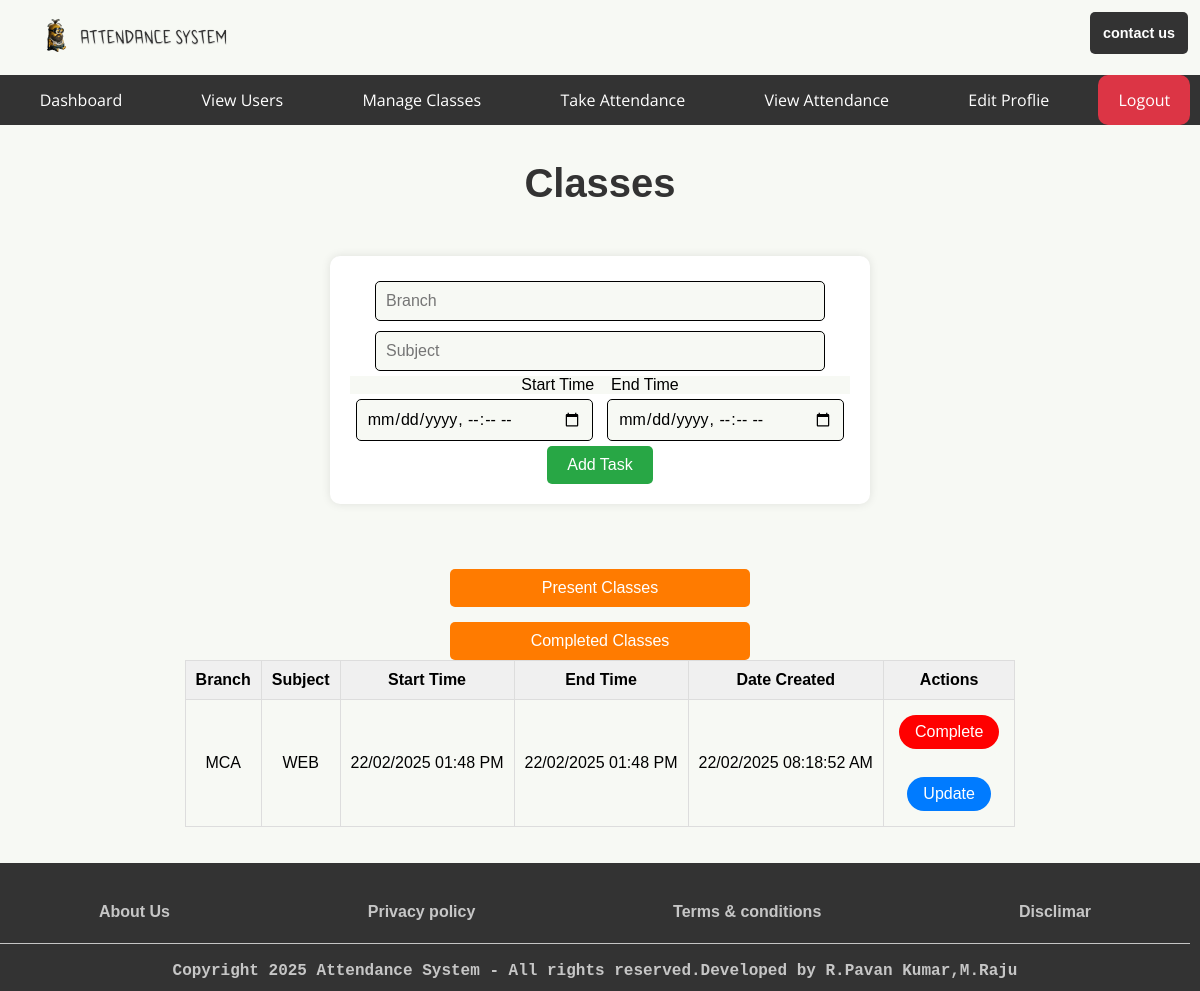
The app's page /teacher/manage_classes (signed in), older data.
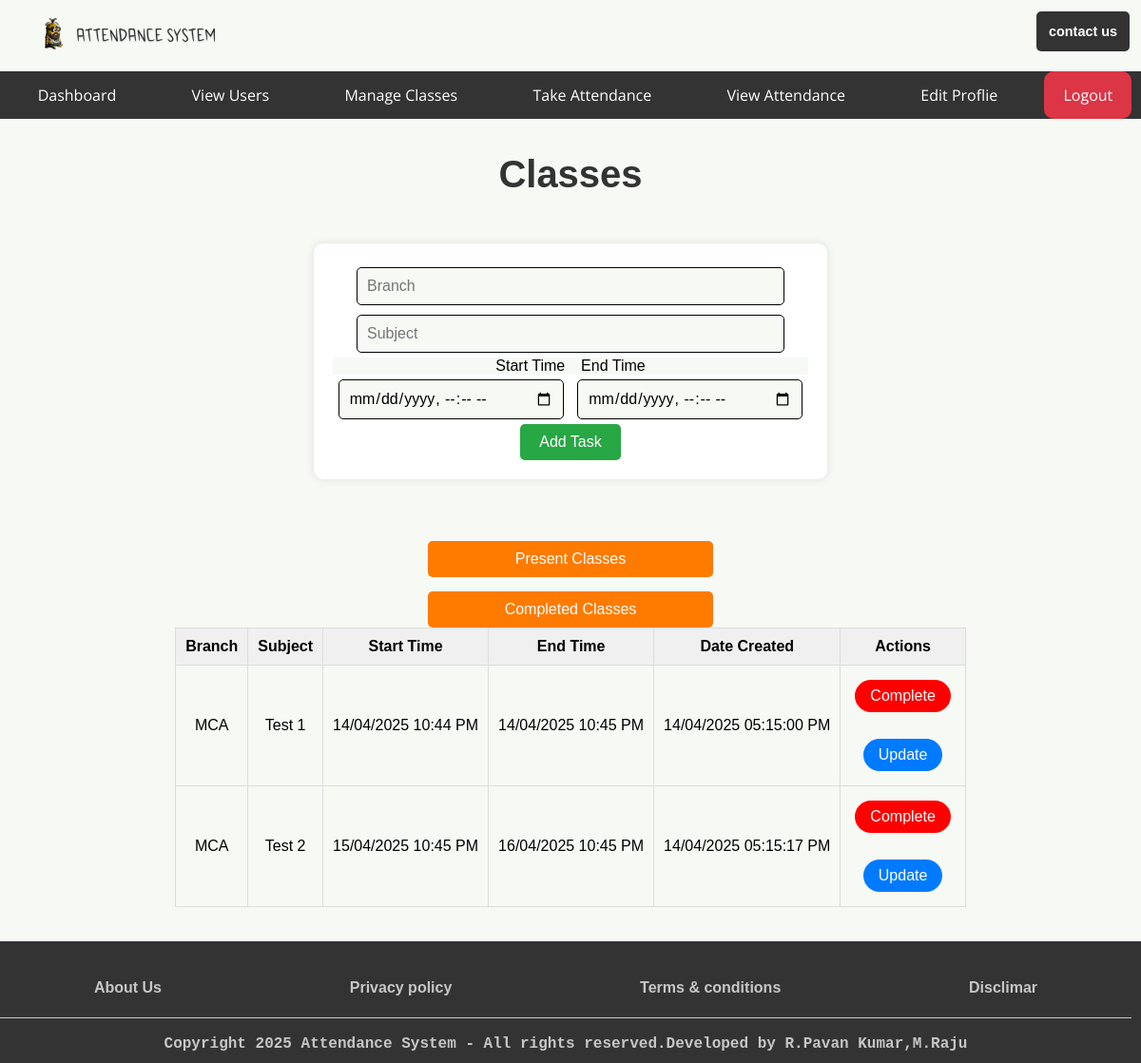
The same page, newer data.
### app.py (models this page shows, shortened)
class SubjectsClasses(db.Model):  # Renamed to SubjectsClasses
    id = db.Column(db.Integer, primary_key=True)
    Branch = db.Column(db.String(200), nullable=False)
    Subject = db.Column(db.String(200), nullable=False)
    Start_Time = db.Column(db.DateTime, nullable=False)
    End_Time = db.Column(db.DateTime, nullable=False)
    date_created = db.Column(db.DateTime, default=datetime.utcnow)
    completed = db.Column(db.Integer, default=0)

### app.py (the view, shortened to what this page needs)
@app.route('/<role>/manage_classes', methods=['GET', 'POST'])
@role_required(['admin', 'teacher'])  # Allow both admin and teacher roles
def manage_classes(role):
    subjects = SubjectsClasses.query.filter(
        SubjectsClasses.Start_Time.isnot(None),
        SubjectsClasses.End_Time.isnot(None)
    ).order_by(SubjectsClasses.date_created).all()
    return render_template(f'auth/dashboards/{role}/manage_classes.html', subjects=subjects, role=role)

### app.py (called while the page is built)
def role_required(roles):
    if not isinstance(roles, list):
        roles = [roles]  # Ensure roles is a list
    def decorator(func):
        @wraps(func)
        def wrapper(*args, **kwargs):
            if 'username' not in session:
                return redirect(url_for('login'))
            user = User.query.filter_by(username=session['username']).first()
            if user.role not in roles:  # Check if the user's role is in the allowed roles list
                return redirect(url_for('index'))  # Redirect to the home page if unauthorized
            return func(*args, **kwargs)
        return wrapper
    return decorator

### templates/auth/dashboards/teacher/manage_classes.html (shortened to what this page needs)
{% extends 'base/base_teacher.html' %}
{% block body %}
<main>
    <h1>Classes</h1>
    <div class="div-sec">
        <form id="form-sec" method="POST">
            <input type="text" name="branch" id="text-sec" placeholder="Branch" required />
            <input type="text" name="subject" id="text-sec" placeholder="Subject" required />
            <br />
            <p> Start Time &ensp; End Time </p>
            <input type="datetime-local" name="start_time" id="start_time" placeholder="Start Time" required />
            <input type="datetime-local" name="end_time" id="end_time" placeholder="End Time" required />
            <input type="submit" value="Add Task" id="add_btn" />
        </form>
    </div>
        <div class="tab">
            <button class="tablinks" onclick="openClasses(event, 'Present Classes')" id="defaultOpen">Present
                Classes</button>
            <button class="tablinks" onclick="openClasses(event, 'Completed Classes')">Completed Classes</button>
        </div>
        <div style="overflow-x: auto; max-width: 100%;">
            <div id="Present Classes" class="tabcontent">
                <table>
                    <tr>
                        <th>Branch</th>
                        <th>Subject</th>
                        <th>Start Time</th>
                        <th>End Time</th>
                        <th>Date Created</th>
                        <th>Actions</th>
                    </tr>
                    {% for subject in subjects %}
                    {% if subject.completed == 0 %}
                    <tr>
                        <td>{{ subject.Branch }}</td>
                        <td>{{ subject.Subject }}</td>
                        <td>{{ subject.Start_Time.strftime("%d/%m/%Y %I:%M %p") }}</td>
                        <td>{{ subject.End_Time.strftime("%d/%m/%Y %I:%M %p") }}</td>
                        <td>{{ subject.date_created.strftime("%d/%m/%Y %I:%M:%S %p") }}</td>
                        <td>
                            <form action="{{ url_for('complete_class', role=role, id=subject.id) }}" method="POST"
                                class="role-form"
                                onsubmit="return confirm('Are you sure you want to mark as Complete this class?');">
                                <button type="submit" class="delete">Complete</button>
                            </form>
                            <br />
                            <a href="{{ url_for('update_class', role=role, id=subject.id) }}" id="update">Update</a>
                        </td>
                    </tr>
                    {% endif %}
                    {% endfor %}
                </table>
            </div>
        </div>
</main>
{% endblock body %}

Row changes from the older to the newer data that the page shows:
changed SubjectsClasses: Subject "WEB" → "Test 1"; Start_Time "22/02/2025 01:48 PM" → "14/04/2025 10:44 PM"; End_Time "22/02/2025 01:48 PM" → "14/04/2025 10:45 PM"; date_created "22/02/2025 08:18:52 AM" → "14/04/2025 05:15:00 PM"
added SubjectsClasses: Branch "MCA", Subject "Test 2", Start_Time "15/04/2025 10:45 PM", End_Time "16/04/2025 10:45 PM", date_created "14/04/2025 05:15:17 PM"
